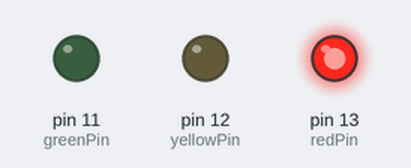
Recording of a sketch running on a simulated Arduino Uno, built with avr-gcc and run on an emulated ATmega328P. Shown: output pins drawn as LEDs (lit = HIGH).

Above: at 1.5 s.
At 4.0 s:
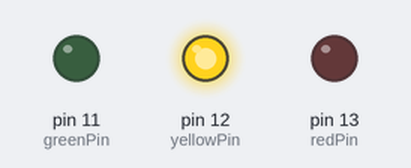
At 6.5 s:
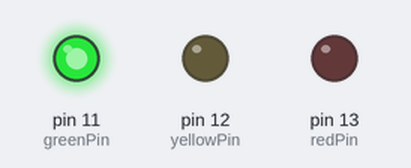
Timing chart, 0 to 10.4 s (numbered marks = the images above):
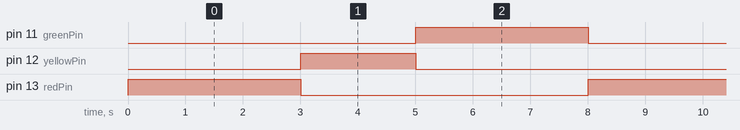

Measured:
- by itself, pin 11 (greenPin), pin 13 (redPin): alternates HIGH for 3.0 s and LOW for 5.0 s
- by itself, pin 12 (yellowPin): alternates HIGH for 2.0 s and LOW for 6.0 s
- by itself, everything shown: repeats every 8.0 s, in 4 steps

The sketch:

trafic_light.ino
```cpp
const int redPin = 13;
const int yellowPin = 12;
const int greenPin = 11;


void setup() {
  // Set pin sebagai output
  pinMode(redPin, OUTPUT);
  pinMode(yellowPin, OUTPUT);
  pinMode(greenPin, OUTPUT);

}

void loop() {

  digitalWrite(redPin, HIGH);
  delay(3000);

  digitalWrite(redPin, LOW);
  digitalWrite(yellowPin, HIGH);
  delay(2000);

  digitalWrite(yellowPin, LOW);
  digitalWrite(greenPin, HIGH);
  delay(3000);

  digitalWrite(greenPin, LOW);

}
```
